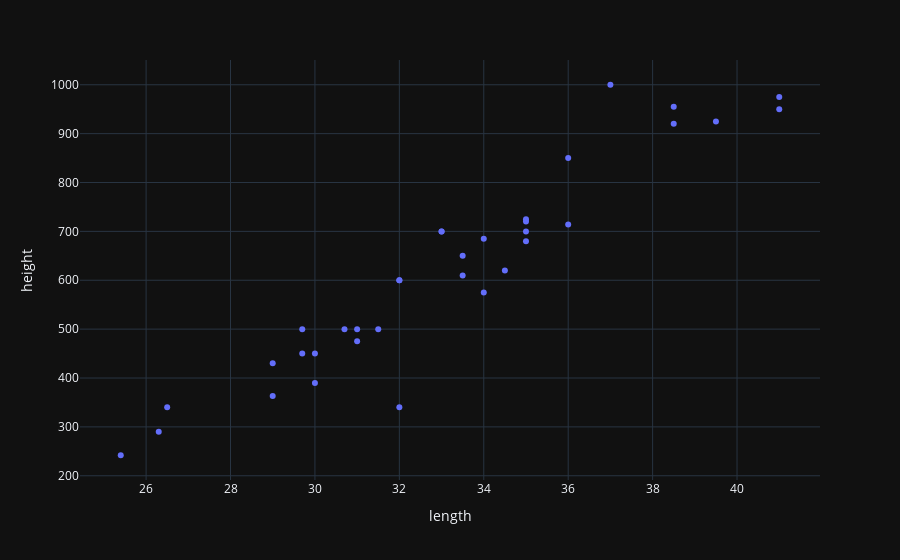

The code cell stored with this chart in its notebook:
### Code cell
import plotly.express as px

fig_bream = px.scatter(x=bream_length, y=bream_weight, labels={'x': 'length', 'y': 'height'})
fig_bream.show()

### Figure 1 — Plotly figure (JSON) as saved in the notebook; plotly's stock layout.template omitted (floating-point values rounded to 4 significant figures)
{"data": [{"hovertemplate": "length=%{x}<br>height=%{y}<extra></extra>", "legendgroup": "", "marker": {"color": "#636efa", "symbol": "circle"}, "mode": "markers", "name": "", "orientation": "v", "showlegend": false, "x": [25.4, 26.3, 26.5, 29.0, 29.0, 29.7, 29.7, 30.0, 30.0, 30.7, 31.0, 31.0, 31.5, 32.0, 32.0, 32.0, 33.0, 33.0, 33.5, 33.5, 34.0, 34.0, 34.5, 35.0, 35.0, 35.0, 35.0, 36.0, 36.0, 37.0, 38.5, 38.5, 39.5, 41.0, 41.0], "xaxis": "x", "y": [242.0, 290.0, 340.0, 363.0, 430.0, 450.0, 500.0, 390.0, 450.0, 500.0, 475.0, 500.0, 500.0, 340.0, 600.0, 600.0, 700.0, 700.0, 610.0, 650.0, 575.0, 685.0, 620.0, 680.0, 700.0, 725.0, 720.0, 714.0, 850.0, 1000.0, 920.0, 955.0, 925.0, 975.0, 950.0], "yaxis": "y", "type": "scatter"}], "layout": {"xaxis": {"anchor": "y", "domain": [0.0, 1.0], "title": {"text": "length"}}, "yaxis": {"anchor": "x", "domain": [0.0, 1.0], "title": {"text": "height"}}, "legend": {"tracegroupgap": 0}, "margin": {"t": 60}}}
